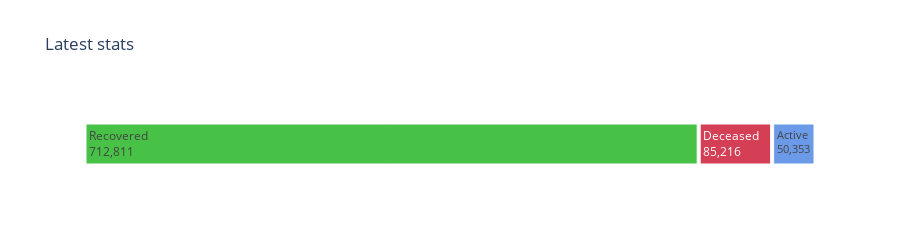

Notebook source saved alongside this figure:
### Code cell
import plotly.express as px
#  subset columns
temp = newData[['Active', 'Deceased', 'Recovered']]
temp = temp.iloc[:,:]

# rename columns
temp.columns = ['Active', 'Deceased', 'Recovered']

# melt into longer format
tm = temp.melt(value_vars=['Active', 'Deceased', 'Recovered'])

# plot
fig_1 = px.treemap(tm, path=["variable"], values="value", height=250, color_discrete_sequence=[rec, dth, act], title='Latest stats')
fig_1.data[0].textinfo = 'label+text+value'
fig_1.show()

### Figure 1 — Plotly figure (JSON) as saved in the notebook; plotly's stock layout.template omitted (floating-point values rounded to 4 significant figures)
{"data": [{"branchvalues": "total", "domain": {"x": [0, 1], "y": [0, 1]}, "hovertemplate": "labels=%{label}<br>value=%{value}<br>parent=%{parent}<br>id=%{id}<extra></extra>", "ids": ["Active", "Deceased", "Recovered"], "labels": ["Active", "Deceased", "Recovered"], "name": "", "parents": ["", "", ""], "textinfo": "label+text+value", "type": "treemap", "values": [50353, 85216, 712811]}], "layout": {"height": 250, "legend": {"tracegroupgap": 0}, "title": {"text": "Latest stats"}, "treemapcolorway": ["#48c246", "#d43f56", "#6b9be8"]}}
